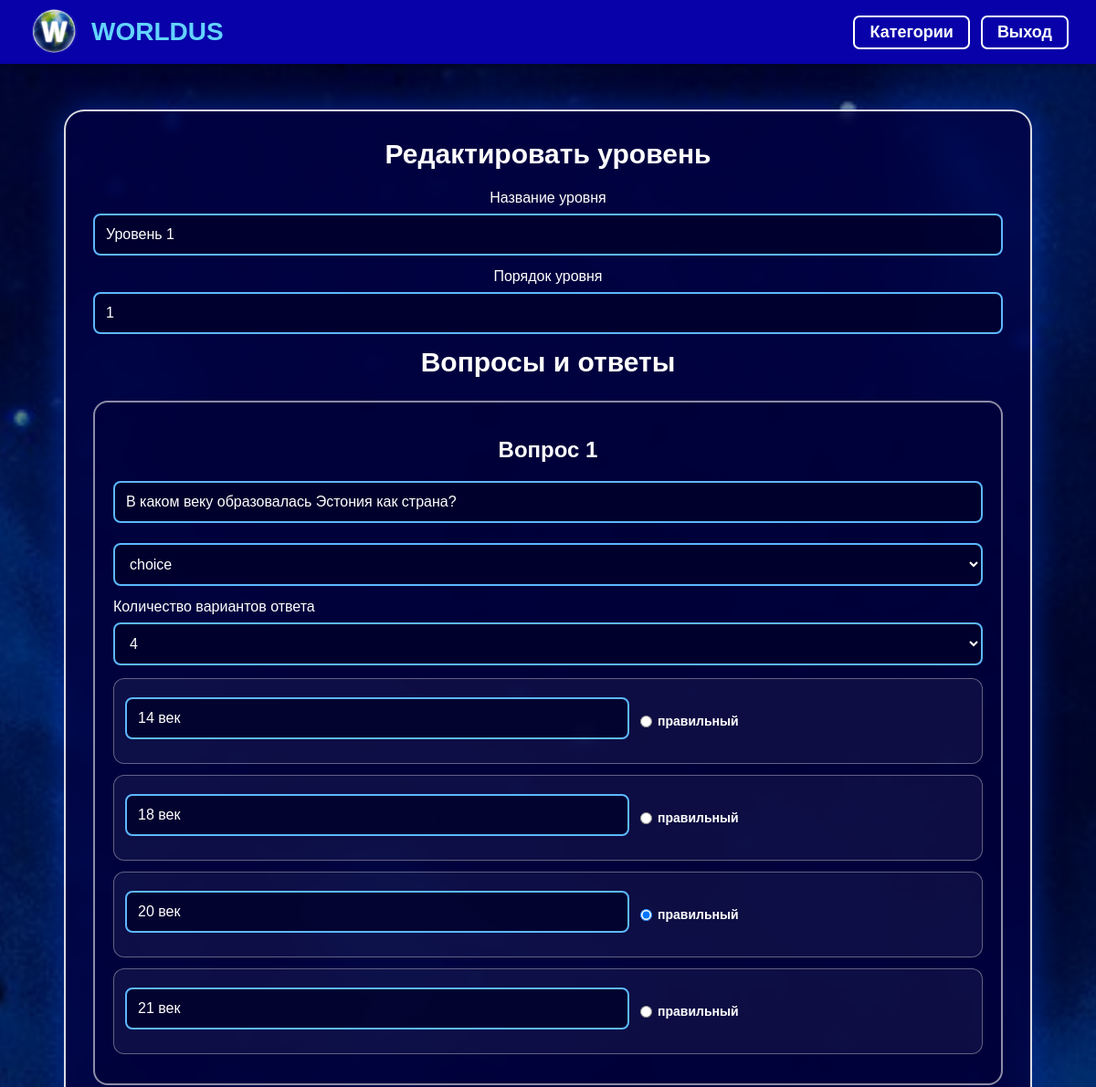
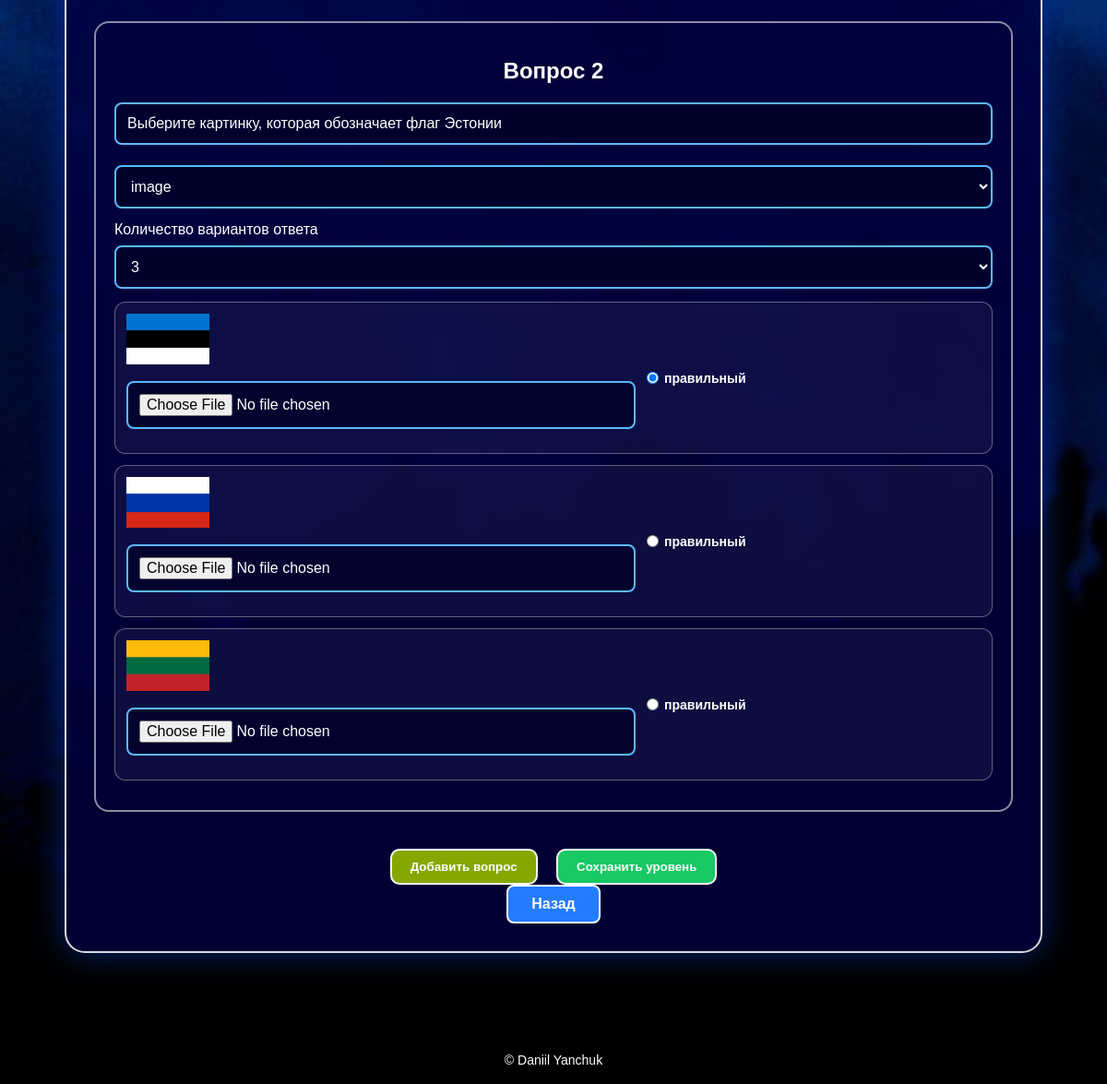
The page /edit_levels.php?id=1 (signed in) on the database its author committed (2 pictures, top to bottom).
### tables this page shows
CREATE TABLE `levels` (
  `id` int(11) NOT NULL,
  `category_id` int(11) DEFAULT NULL,
  `title` varchar(100) DEFAULT NULL,
  `level_order` int(11) DEFAULT NULL,
  `required_level` int(11) DEFAULT NULL
);

CREATE TABLE `questions` (
  `id` int(11) NOT NULL,
  `level_id` int(11) DEFAULT NULL,
  `question_text` text DEFAULT NULL,
  `image` varchar(255) DEFAULT NULL,
  `type` enum('input','choice','image') DEFAULT 'choice'
);

CREATE TABLE `answers` (
  `id` int(11) NOT NULL,
  `question_id` int(11) DEFAULT NULL,
  `answer_text` varchar(255) DEFAULT NULL,
  `image` varchar(255) DEFAULT NULL,
  `is_correct` tinyint(1) DEFAULT NULL
);

### src/LevelService.php (called while the page is built, shortened)
<?php
class LevelService
{
    private DatabaseInterface $db;
    public function __construct(DatabaseInterface $db)
    {
        $this->db = $db;
    }
    public function getLevelById(int $levelId): ?array
    {
        $stmt = $this->db->prepare("SELECT * FROM levels WHERE id = ? LIMIT 1");
        $stmt->bind_param('i', $levelId);
        $stmt->execute();
        $result = $stmt->get_result();
        return $result ? $result->fetch_assoc() : null;
    }
}

### src/MysqliDatabase.php (called while the page is built, shortened)
<?php
class MysqliDatabase implements DatabaseInterface
{
    private \mysqli $conn;
    public function __construct(\mysqli $conn)
    {
        $this->conn = $conn;
    }
    public function query(string $sql): mixed
    {
        return $this->conn->query($sql);
    }
    public function prepare(string $sql)
    {
        return $this->conn->prepare($sql);
    }
}

### src/QuestionService.php (called while the page is built, shortened)
<?php
class QuestionService
{
    private DatabaseInterface $db;
    public function __construct(DatabaseInterface $db)
    {
        $this->db = $db;
    }
    public function getQuestionsByLevel(int $levelId): array
    {
        $result = $this->db->query("SELECT * FROM questions WHERE level_id = $levelId ORDER BY id ASC");
        $questions = [];
        if ($result) {
            while ($row = $result->fetch_assoc()) {
                $questions[] = $row;
            }
        }
        return $questions;
    }
    public function getAnswersByQuestion(int $questionId): array
    {
        $result = $this->db->query("SELECT * FROM answers WHERE question_id = $questionId");
        $answers = [];
        if ($result) {
            while ($row = $result->fetch_assoc()) {
                $answers[] = $row;
            }
        }
        return $answers;
    }
}

### edit_levels.php (the view, shortened to what this page needs)
<?php
include "config/db.php";
include "includes/header.php";
$level_id = isset($_GET['id']) ? (int)$_GET['id'] : 0;
$db = new MysqliDatabase($conn);
$levelService = new LevelService($db);
$questionService = new QuestionService($db);
$level = $levelService->getLevelById($level_id);
$category_id = (int)$level['category_id'];
$questions = $questionService->getQuestionsByLevel($level_id);
foreach ($questions as &$question) {
    $question['answers'] = $questionService->getAnswersByQuestion((int)$question['id']);
}
?>
<div class="admin-page">
    <div class="admin-add-box">
        <h2>Редактировать уровень</h2>
        <form method="POST" enctype="multipart/form-data">
            <label>Название уровня</label>
            <input type="text" name="title" value="<?= htmlspecialchars($level['title']) ?>" required>
            <label>Порядок уровня</label>
            <input type="number" name="level_order" value="<?= (int)$level['level_order'] ?>" required>
            <h2>Вопросы и ответы</h2>
            <div id="questionsBox">
                <?php foreach ($questions as $index => $question): ?>
                    <?php
                    $answer_count = count($question['answers']);
                    ?>
                    <div class="question-edit-block">
                        <h3>Вопрос <?= $index + 1 ?></h3>
                        <input
                            type="text"
                            name="question_text[]"
                            value="<?= htmlspecialchars($question['question_text']) ?>"
                            placeholder="Текст вопроса"
                        >
                        <select name="question_type[]" class="admin-select question-type-select" onchange="toggleQuestionType(this)">
                            <option value="choice" <?= $question['type'] == 'choice' ? 'selected' : '' ?>>choice</option>
                            <option value="image" <?= $question['type'] == 'image' ? 'selected' : '' ?>>image</option>
                        </select>
                        <div class="variants-section">
                            <label>Количество вариантов ответа</label>
                            <select name="answer_count[]" class="admin-select answer-count-select" onchange="toggleAnswerCount(this)">
                                <option value="3" <?= $answer_count == 3 ? 'selected' : '' ?>>3</option>
                                <option value="4" <?= $answer_count == 4 ? 'selected' : '' ?>>4</option>
                            </select>
                            <?php for ($i = 0; $i < 4; $i++): ?>
                                <div class="answer-edit-row" data-answer-index="<?= $i ?>">
                                    <div class="choice-answer-field">
                                        <input
                                            type="text"
                                            name="answer_text[<?= $index ?>][]"
                                            placeholder="Ответ <?= $i + 1 ?>"
                                            value="<?= htmlspecialchars($question['answers'][$i]['answer_text'] ?? '') ?>"
                                        >
                                    </div>
                                    <div class="image-answer-field">
                                        <?php if (!empty($question['answers'][$i]['image'])): ?>
                                            <img
                                                src="<?= htmlspecialchars($question['answers'][$i]['image']) ?>"
                                                style="width:90px;height:55px;object-fit:cover;margin-bottom:6px;"
                                                alt=""
                                            >
                                        <?php endif; ?>
                                        <input type="file" name="answer_image[<?= $index ?>][]" accept="image/*">
                                    </div>
                                    <label>
                                        <input
                                            type="radio"
                                            name="correct_answer[<?= $index ?>]"
                                            value="<?= $i ?>"
                                            <?= !empty($question['answers'][$i]['is_correct']) ? 'checked' : '' ?>
                                        >
                                        правильный
                                    </label>
                                </div>
                            <?php endfor; ?>
                        </div>
                    </div>
                <?php endforeach; ?>
            </div>
            <button type="button" class="admin-edit-btn" onclick="addQuestion()">
                Добавить вопрос
            </button>
            <button type="submit" name="save_level" class="admin-add-btn">
                Сохранить уровень
            </button>
        </form>
        <a href="levels.php?category=<?= $category_id ?>" class="btn blue">Назад</a>
    </div>
</div>
<?php include "includes/footer.php"; ?>

### assets/css/style.css (style rules this page uses)
* { margin: 0; padding: 0; box-sizing: border-box; font-family: Arial, Helvetica, sans-serif; }
body { min-height: 100vh; color: white; background: linear-gradient(rgba(0,0,0,0.45), rgba(0,0,0,0.65)), url("../images/bc.jpg") center/cover fixed no-repeat; }
.btn { display: inline-block; padding: 10px 25px; border-radius: 8px; color: white; text-decoration: none; font-weight: bold; border: 2px solid white; cursor: pointer; transition: 0.3s; }
.blue { background: #247cff; }
form input, form select { width: 80%; max-width: 400px; padding: 12px; margin: 10px 0; border-radius: 8px; border: 2px solid #5db8ff; background: rgba(0,0,40,0.65); color: white; font-size: 16px; }
form input::placeholder { color: rgba(255,255,255,0.75); }
.admin-page { width: 100%; max-width: 1100px; margin: 0 auto; padding: 50px 20px; }
.admin-add-box { width: 100%; background: rgba(0, 0, 70, 0.72); border: 2px solid rgba(255,255,255,0.85); border-radius: 22px; padding: 30px; text-align: center; backdrop-filter: blur(6px); box-shadow: 0 0 35px rgba(0, 80, 255, 0.45); }
.admin-add-box h2 { margin-bottom: 22px; font-size: 30px; }
.admin-add-box h3 { margin: 18px 0 12px; }
.admin-add-box form { width: 100%; }
.admin-add-box input[type="text"], .admin-add-box input[type="number"], .admin-add-box input[type="file"], .admin-add-box select { width: 100%; max-width: none; padding: 12px; margin: 8px 0 14px; border-radius: 8px; border: 2px solid #5db8ff; background: rgba(0,0,40,0.75); color: white; font-size: 16px; }
.admin-select { width: 100%; padding: 10px; margin-bottom: 12px; border-radius: 8px; border: 2px solid white; background: rgba(0,0,50,0.75); color: white; font-size: 16px; }
.question-edit-block { margin: 25px 0; padding: 20px; border: 2px solid rgba(255,255,255,0.55); border-radius: 16px; background: rgba(0,0,55,0.6); text-align: left; }
.question-edit-block h3 { text-align: center; font-size: 24px; }
.answer-edit-row { display: grid; grid-template-columns: 1fr 220px 130px; align-items: center; gap: 12px; margin-bottom: 12px; padding: 12px; border: 1px solid rgba(255,255,255,0.35); border-radius: 12px; background: rgba(255,255,255,0.05); }
.answer-edit-row label { display: flex; align-items: center; gap: 6px; font-size: 14px; font-weight: bold; }
.answer-edit-row input[type="radio"] { width: auto; margin: 0; }
.admin-add-btn, .admin-edit-btn { display: inline-block; margin: 15px 8px 0; padding: 10px 20px; border: 2px solid white; border-radius: 10px; color: white; font-weight: bold; cursor: pointer; transition: 0.3s; }
.admin-add-btn { background: #18c964; }
.admin-edit-btn { background: #85a800; }

### rows shown on the page
levels: title "Уровень 1", level_order "1"
questions: question_text "В каком веку образовалась Эстония как страна?", type "choice"
answers: answer_text "14 век"
answers: answer_text "18 век"
answers: answer_text "20 век"
answers: answer_text "21 век"
questions: question_text "Выберите картинку, которая обозначает флаг Эстонии", type "image", answers.image (picture)
